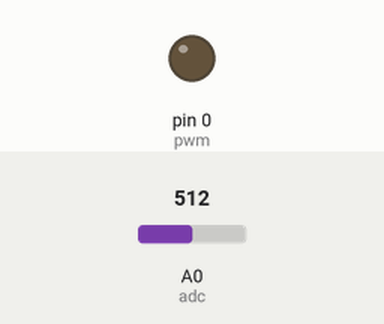
Bench run of a sketch on a simulated Arduino Uno, built with avr-gcc and run on an emulated ATmega328P. Shown: output pins drawn as LEDs (lit = HIGH). The inputs (shaded band) are chosen by the test bench; at power-on: A0 (adc) = 512.

Above: at 1.2 s.
1.3 s: A0 (adc) set to 526
At 2.0 s:
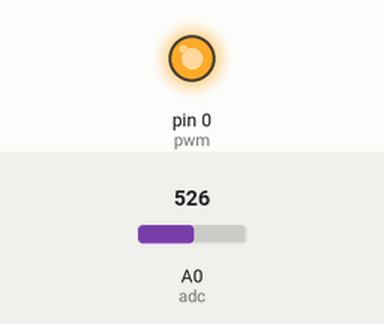
2.8 s: A0 (adc) set to 511
At 3.1 s:
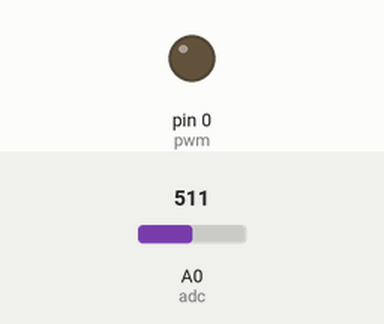
4.3 s: A0 (adc) set to 716
At 5.5 s:
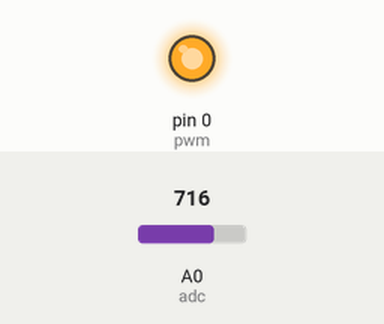
Timing chart, 0 to 7.3 s (numbered marks = the images above; inputs shaded):
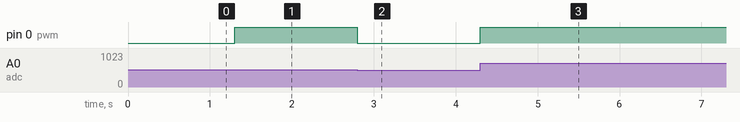

Measured:
- the behaviour switches between 513 and 514 on A0 (adc) (found by bisection; images 0 and 1)
- after the input at 1.3 s, pin 0 (pwm): LOW → HIGH at once
- after the input at 2.8 s, pin 0 (pwm): HIGH → LOW at once
- after the input at 4.3 s, pin 0 (pwm): LOW → HIGH at once

The sketch:

sensortile.ino
```cpp
const int pwm = 0  ;  //Initializing Pin for pwm
const int adc = A0 ;  //Initializing Pin for adc


void setup()
{
pinMode(pwm,OUTPUT) ;  // To change LED brightness
}
void loop()
{
  int sensor_val = analogRead(adc) ;
  sensor_val = map(sensor_val, 0, 1023, 0, 255) ;

 /*
   -----------map funtion------------
   The above funtion scales the output of adc,which is
   10 bit and gives values btw 0 to 1023, in values btw
   0 to 255 form analogWrite funtion which only recieves
   values btw this range.
 */

  analogWrite(pwm,sensor_val) ; // setting sensor value as pwm

}
```
